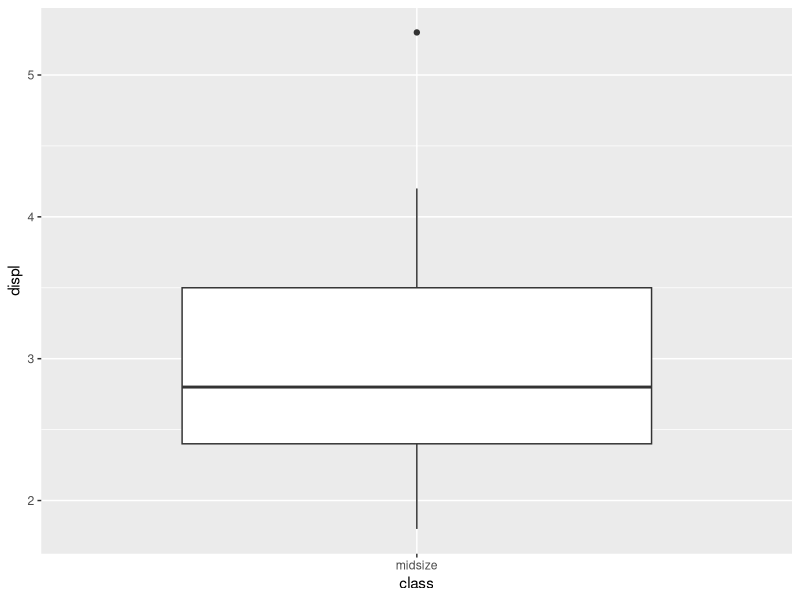
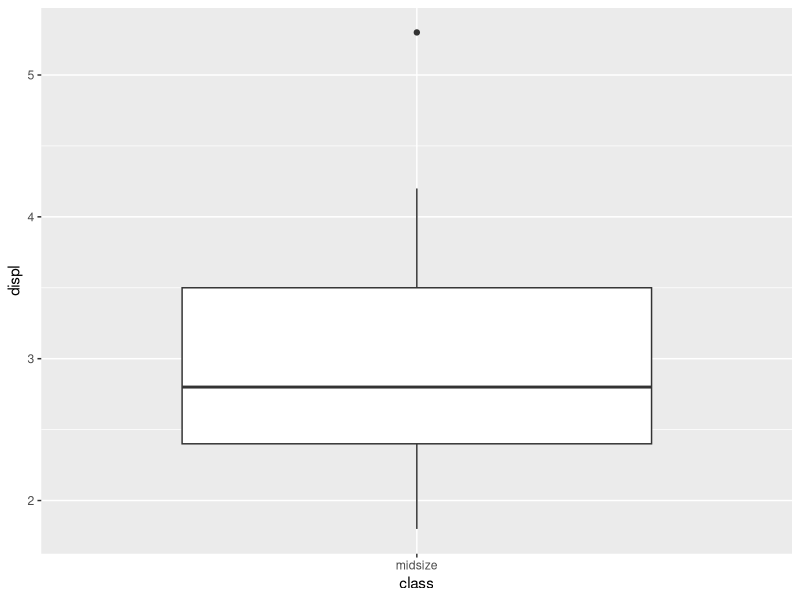
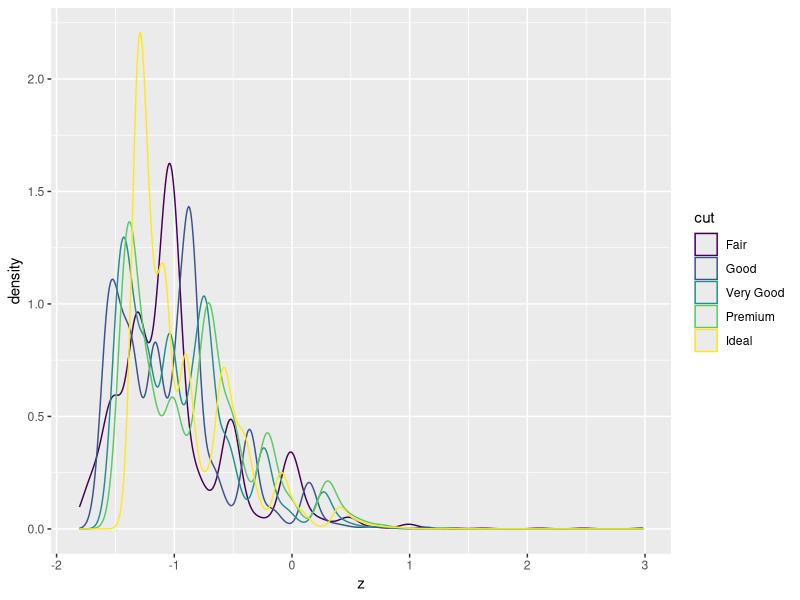
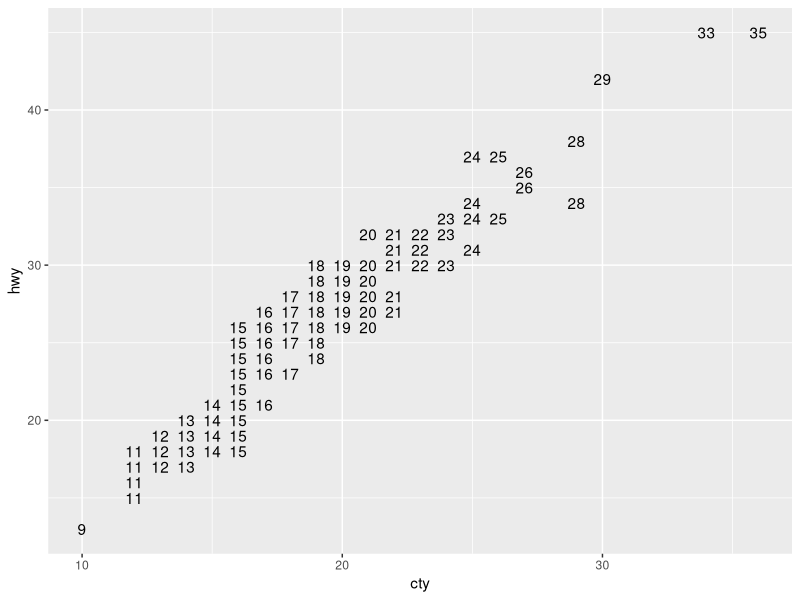

These figures' R source, in order:

#'---
install.packages("tidyverse")
library(tidyverse)
mpg_df <- mpg
mpg_df
# Make a new data frame with new variable and assign to the old data set
mpg_slim <- mpg_df %>% filter(class=="midsize") %>% 
  select(class,manufacturer,displ,year) %>% 
  arrange(displ)
mpg_slim
#Chaining dplyr and ggplot
mpg_df %>% filter(class=="midsize") %>% 
  select(class,manufacturer,displ,year) %>% 
  arrange(displ) %>% 
  ggplot(aes(x=class,y=displ))+geom_boxplot()
mpg_slim %>% ggplot(aes(x=class,y=displ))+geom_boxplot()
#What does the density distribution of z scores look like for each cut?
diamonds_df <- diamonds
diamonds_df
diamonds_df %>% group_by(clarity) %>% summarise(maxprice= max(price))
diamonds_df %>% group_by(cut) %>% summarise(sdwt=sd(carat))
weight_z <- diamonds_df %>% group_by(cut) %>% 
  mutate(Mean_weight=mean(carat),sd_weight=sd(carat),
         z=(carat-Mean_weight/sd_weight))
weight_z %>% ggplot(aes(x=z))+geom_density(aes(col=cut))
e <- ggplot(mpg, aes(cty,hwy))
e + geom_text(aes(label = cty), nudge_x = 1, nudge_y = 1, check_overlap = TRUE)
#'---